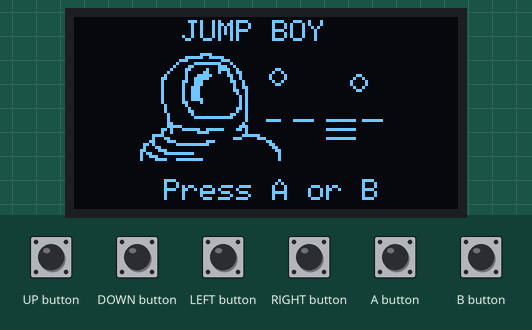
Simulated run of this sketch. Board: Arduboy, built with avr-gcc and run on an emulated ATmega32U4. Shown: 128×64 one-colour display. The test bench sets the inputs (shaded band). Random numbers use the default seed unless the sketch sets one.

Above: at 0.9 s.
1.0 s: A button pressed for 0.15 s
At 2.3 s:
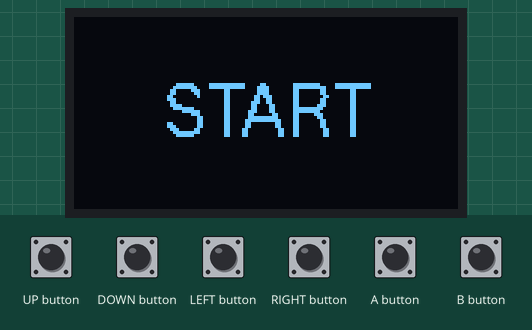
4.1 s: LEFT button pressed for 0.15 s
At 4.46 s:
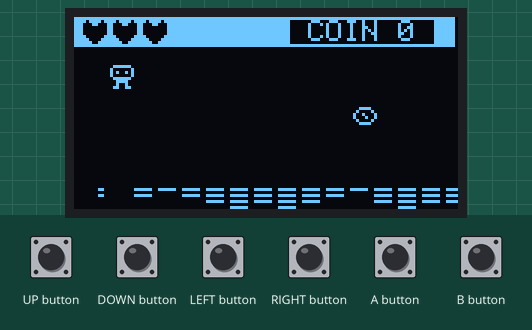
4.8 s: RIGHT button pressed for 0.15 s
At 5.09 s:
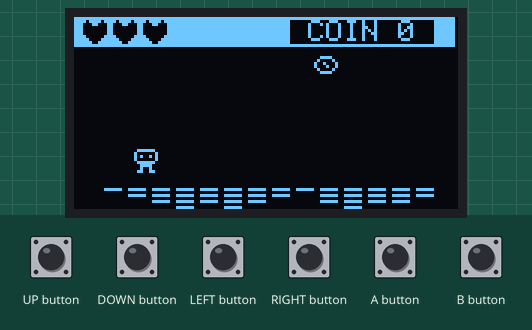
5.5 s: LEFT button pressed for 1 s
At 5.72 s:
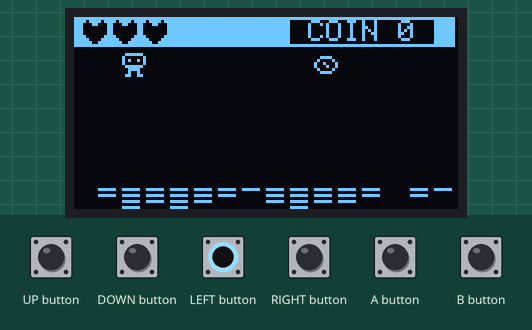
7.1 s: RIGHT button pressed for 0.15 s
At 7.3 s:
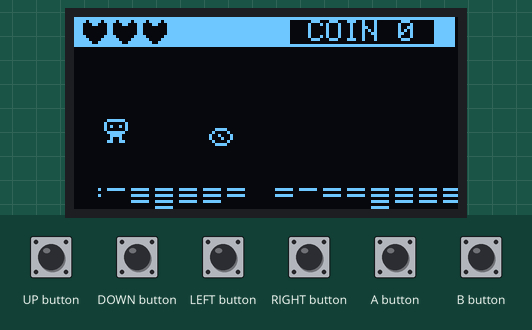
7.8 s: RIGHT button pressed for 1 s
At 10.45 s:
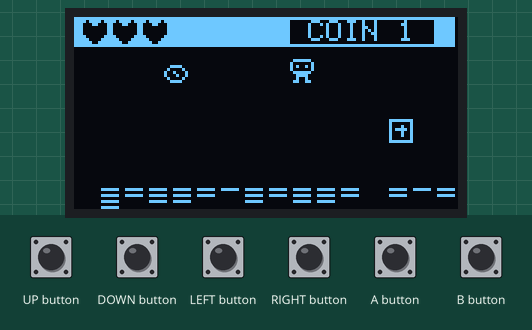
Timing chart, 0 to 11.9 s (numbered marks = the images above; inputs shaded):
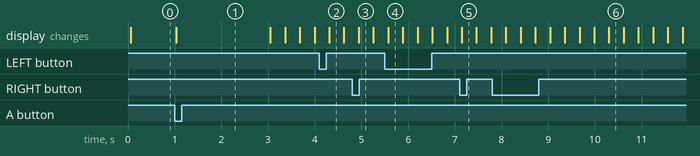

The sketch:

JumpBoy.ino
```cpp
// (licence header left out)
#include <Arduboy2.h>
#include <ArduboyTones.h>

#include "Bitmaps.h"

#define NOTE_A1  110  //spring
#define NOTE_C2  131  //miss spring item(-)
#define NOTE_G2  196
#define NOTE_C3  262  // add coins item
#define NOTE_G3  392  //coin
#define NOTE_C4  523  //heart item,spring item(+),flag item


#define MODE_TITLE  1
#define MODE_START  2
#define MODE_RUNNING  3
#define MODE_GAMECLEAR  4
#define MODE_GAMEOVER  5

Arduboy2 arduboy;
ArduboyTones sound(arduboy.audio.enabled);

uint8_t       pMode = MODE_TITLE;

unsigned long lTime;
const byte    FPS = 1000 / 30;

unsigned long pWait = 0;
bool          pWaitFlg = false;

uint8_t  gray = 0;
float    frame = 0;
float    animSpeed = 0.2;
uint8_t  totalFrames = 4;

int      pX = 20;
int      pY = 0;
float  pSpeed = 0;
float  pASpeed = 2;
float  savepASpeed = 2;

int      prevPX = 20;
int      prevPY = 0;
int      pDir = 270;

int      pYY = 1;

uint8_t  pDirectionY = 1;
uint8_t  pSpeedYInit = 1;
uint8_t  pSpeedY = pSpeedYInit;

uint8_t  boundY = 10;
uint8_t  boundH = 10;

const uint8_t MAXSPD = 4;
const uint8_t MAXLIVES = 12;

uint8_t  lives = 3;
uint8_t  level = 1;

int stage = 1;
int record = 0;

int concurrent_coin_max = 1;

/*-------------------------------
    levelStart
  ------------------------------*/
void levelStart(int lvl)
{
  stage = 1;
  pASpeed = 2;
  savepASpeed = 2;

  arduboy.clear();

  if (lvl == 1) {
    stage = 1;
    lives = 3;
    initSpeedScroll();
    arduboy.drawSlowXYBitmap(17, 10, bStart, 96, 48, 1);
  }

  arduboy.display();

  delay(2000);

  initSpring();

  initCoin(concurrent_coin_max,false);

  initPowerUp();

  level = lvl;
  pY = 24;

  pMode = MODE_RUNNING;
}


/*-------------------------------
    miss
  ------------------------------*/
void miss()
{
  pSpeed = 0;
  sound.tone(NOTE_C2, 160);
  initPowerUp();
  lives--;
  if (lives <= 0) {
    delay(3000);
    pMode = MODE_TITLE;
  }
}


/*-------------------------------
    stageClear
  ------------------------------*/
void stageClear()
{
  record = stage;

//  pASpeed++;
  pASpeed+=0.5;
  speedupScroll();

  if (pASpeed > 4) {
    pASpeed = 2;
  }

  savepASpeed = pASpeed;
  stage++;

  initSpring();
  initCoin(concurrent_coin_max,false);

  arduboy.clear();
  arduboy.drawSlowXYBitmap(17, 10, bClear, 96, 48, 1);
  arduboy.display();

  delay(2000);
}


/*--------------------------
     Draw Header
  -------------------------*/
void drawHeader()
{
  arduboy.fillRect(0, 0, 127, 10, 1);
  for (int i = 0; i < lives; i++) {
    arduboy.drawBitmap(3 + (i * 10) , 1 , bHeart, 8, 8, 0);
  }
  arduboy.setCursor(72, 1);
  arduboy.write(' ');
  arduboy.write('C');
  arduboy.write('O');
  arduboy.write('I');
  arduboy.write('N');
  arduboy.write(' ');
  arduboy.print(getCoinQty());
  arduboy.write(' ');
}


/*-------------------------
    Draw Player
  ------------------------ */
void drawPlayer()
{
    bool is_miss = false;
    if (pY >= 46) {
      collisionSpring(is_miss);

      if (!is_miss) {
        pDir = 270;
        pYY = -1 * pASpeed;
      } else {
        //Serial.println("miss...");
        pY = 12;

        // check gameover
        miss();

        pWait = millis() + 1000 * 3;
        savepASpeed = pASpeed;
        pASpeed = 0;
        pWaitFlg = true;

        //Serial.println(pWait);
        return;
      }
    }
    if (pY <= 12) {
      pDir == 90;
      pYY = 1 * pASpeed;
    }
    pY += pYY;

  arduboy.drawSlowXYBitmap(pX , pY, bMan, 8, 8, 1);
}


/*-------------------------
    displayTitle
  ------------------------ */
void displayTitle()
{
  int flash = 0;

  while (true) {
    delay( 30 );
    arduboy.clear();

    arduboy.setCursor(36, 1);
    arduboy.print("JUMP BOY");

    arduboy.drawSlowXYBitmap(14, 12, bTitle, 104, 36, 1);

    flash++;
    flash %= 50;

    if (record > 0) {
      arduboy.setCursor(30, 44);
      arduboy.print(" record: ");
      arduboy.print(record);
      arduboy.print(" ");
    }

    if (flash < 25) {
      arduboy.setCursor(30, 54);
      arduboy.print("Press A or B");
    }

    arduboy.display();

    if (arduboy.pressed(A_BUTTON) || arduboy.pressed(B_BUTTON)) {
      pMode = MODE_START;
      break;
    }
  }
}


/*-------------------------
    setup
  ------------------------ */
void setup()
{
  //Serial.print("Entering Setup");
  arduboy.begin();
  arduboy.audio.on();

  displayTitle();
  lTime = millis();
  arduboy.initRandomSeed();
}


/*-------------------------
    LOOP
  ------------------------ */
void loop()
{
  if (pMode == MODE_TITLE) {
    displayTitle();
    return;
  }

  if (pMode == MODE_START) {
    levelStart(1);
    return;
  }

  if (pWaitFlg) {
    if (millis() > pWait) {
      //Serial.println("wait brake....");
      pWaitFlg = false;
      return;
    } else {
      //Serial.print("waiting....\n");
      //Serial.println(millis());
      return;
    }
  }

  //Serial.print("Loop");

  if (millis() > lTime + FPS) {
    if (pSpeed == 0) {
      frame = 0;
    }

    prevPX = pX;
    prevPY = pY;
    pSpeed = 0;

    if (pASpeed == 0) {
      if (arduboy.buttonsState()) {
        pASpeed = 1;
        pSpeed = pASpeed;
      }
    } else {
      if (arduboy.pressed(UP_BUTTON)) {
        pDir = 90;
        pASpeed = savepASpeed;
        pSpeed = pASpeed;
      } else if (arduboy.pressed(DOWN_BUTTON)) {
        pDir = 270;
        pASpeed = savepASpeed;
        pSpeed = pASpeed;
      } else if (arduboy.pressed(LEFT_BUTTON)) {
        pDir = 180;
        pASpeed = savepASpeed;
        pSpeed = pASpeed;
      } else if (arduboy.pressed(RIGHT_BUTTON)) {
        pDir = 0;
        pASpeed = savepASpeed;
        pSpeed = pASpeed;
      }
    }

    if (pSpeed > 0) {
      switch (pDir) {
        case 180:
          pX -= pSpeed;
          break;
        case 0:
          pX += pSpeed;
          break;
      }
    }

    if (pY > 56 - boundH) {
      pY = 56 - boundH;
    }

    if (pY < boundY) {
      pY = boundY;
    }

    if (pX > 120) {
      pX = 120;
    }

    if (pX < 8) {
      pX = 8;
    }


    if ( prevPX != pX || prevPY != pY ) {
      frame += animSpeed * pASpeed;
    }
    if (frame > 4) {
      frame = 0;
    }

    movePowerUp();
    moveCoin();
    moveSpring();

    arduboy.clear();
    lTime = millis();

    drawHeader();
    drawSpring();

    drawPlayer();
    drawPowerUp();
    drawCoin();

    /*----------------------------
        Drawing - Display
      ---------------------------*/
    arduboy.display();
  }
}
```

Coins.ino
```cpp
/*----------------------
    Coins:
  --------------------- */
const uint8_t CONCURRENT_COIN_MAX = 10;

struct Coin
{
  uint8_t spCount = 0;
  uint8_t qty = 0;
  uint8_t norma = 20;
  uint8_t concurrent_coin_max = CONCURRENT_COIN_MAX;
  bool is_puzzle = false;
  bool is_puzzle_prepare = false;
} coin;


struct Coins
{
  float x = 64;
  float y = 16;
  bool active = false;
  uint8_t spCount = 0;
};
Coins coins[CONCURRENT_COIN_MAX];


void initCoin(int concurrent_coin_max,bool is_puzzle)
{
  coin.spCount = 0;
  coin.qty = 0;

  coin.is_puzzle = is_puzzle;
  coin.is_puzzle_prepare = false;

  coin.norma = (coin.is_puzzle) ? concurrent_coin_max : 20;
  coin.concurrent_coin_max = (concurrent_coin_max > CONCURRENT_COIN_MAX ) ? CONCURRENT_COIN_MAX : concurrent_coin_max;

  for (int i = 0; i < CONCURRENT_COIN_MAX; i++) {
    coins[i].active = false;
  }
}


void updateCurrentCoinMax(int concurrent_coin_max)
{
  coin.concurrent_coin_max = (concurrent_coin_max > CONCURRENT_COIN_MAX ) ? CONCURRENT_COIN_MAX : concurrent_coin_max;
}


void resetSpCount()
{
  coin.spCount = 0;
}

void moveCoin()
{

  if (coin.is_puzzle && !coin.is_puzzle_prepare) {
    coin.is_puzzle_prepare = true;
    _createCoins();
  } else {


//アイテムの有効期限チェック
    coin.spCount++;
    if (coin.spCount == 200)
    {
      coin.spCount = 0;
      updateCurrentCoinMax(1);
    }


      _createCoins();
  }

  _checkCoinsLife();
  _collisionCoins();
}


boolean _checkPlayerPosition(int x,int y)
{
  if (pX - 8 * 2 < x && x < pX + 8 * 3 &&
      pY - 8 * 2 < y && y < pY + 8 * 3 ) {
    return false;
  }
  return true;
}


void _createCoins()
{
  for (int i = 0; i < coin.concurrent_coin_max; i++) {
    if (coins[i].active == false) {

      if (coin.is_puzzle) {
        // 高さは同じで横に等間隔にコインを配置
        coins[i].x = 10 + i * 10;
        coins[i].y = 10 + 30;
      }

      int x = 10 + random(110);
      int y = 10 + random(34);
      if (_checkPlayerPosition(x,y)) {
        coins[i].x = x;
        coins[i].y = y;
        coins[i].spCount = 40 + random(80);
//        coins[i].spCount = 50;
        coins[i].active = true;
      }
    }
  }
}


void _checkCoinsLife()
{
  for (int i = 0; i < coin.concurrent_coin_max; i++) {
    coins[i].spCount--;
    if (coins[i].spCount <= 0) {
      coins[i].active = false;
    }
  }
}


void _collisionCoins()
{
  for (int i = 0; i < coin.concurrent_coin_max; i++) {
    if (coins[i].active) {
      if (coins[i].x < pX + 8 &&
          coins[i].x + 8 > pX &&
          coins[i].y < pY + 8 &&
          8 + coins[i].y > pY)
      {
        sound.tone(NOTE_G3, 80);
        coin.qty++;
        coins[i].active = false;
        if (coin.qty >= coin.norma) {
          stageClear();
          return;
        }
      }
    }
  }
}


uint8_t getCoinQty()
{
  return coin.qty;
}


void drawCoin()
{
  for (int i = 0; i < coin.concurrent_coin_max; i++) {
    if (coins[i].active) {
      arduboy.drawBitmap(coins[i].x, coins[i].y, bCoin, 8, 8, 1);
    }
  }
}
```

PowerUps.ino
```cpp
/*----------------------
    PowerUps
  --------------------- */

struct PowerUps
{
  float x = 128;
  float y = 32;
  uint8_t type = 0;
  bool active = false;
  float xspd = 0;
  float yspd = 0;
  uint8_t spCount = 0;
} powerup;


void initPowerUp() {
  powerup.spCount = 0;
  powerup.active = false;
}


void createPowerUp(uint8_t type)
{
  powerup.xspd = 1;
  powerup.yspd = 1.5;

  powerup.x = 10 + random(110);
  powerup.y = 10 + random(34);

  //
  if (pX - 8 < powerup.x && powerup.x < pX + 16) {
    return;
  }

  powerup.type = type;
  powerup.active = true;
}

void movePowerUp()
{
  powerup.spCount++;

  if (powerup.spCount == 50) {
    powerup.active = false;
  }

  if (powerup.spCount == 200) {
    powerup.spCount = 0;

    uint8_t r = random(100);
    uint8_t item[] = {5, 20, 30, 45, 50};
    for (int i = 0;i < 5;i++) {
      if (r <= item[i]) {
        createPowerUp(i);
        break;
      }
    }
  }

  collisionPowerUp();
}


void collisionPowerUp()
{
  if (powerup.active) {
    if (powerup.x < pX + 8 &&
        powerup.x + 8 > pX &&
        powerup.y < pY + 8 &&
        8 + powerup.y > pY)
    {
      if (powerup.type == 0) // heart
      {
        sound.tone(NOTE_C4, 80);
        lives++;
        powerup.active = false;
        powerup.x = 128;
      }
      if (powerup.type == 1) // spring=+1
      {
        setAddSpring();
        sound.tone(NOTE_C4, 80);
        powerup.active = false;
      }
      if (powerup.type == 2) // spring=-1
      {
        // setAllOneSpring();
        // setOddSpring();
        setDelSpring();
        sound.tone(NOTE_C2, 80);
        powerup.active = false;
      }

      if (powerup.type == 3) // coin add item
      {
        resetSpCount();
        updateCurrentCoinMax(3);
        sound.tone(NOTE_C3, 80);
        powerup.active = false;
      }

      if (powerup.type == 4) // flag item
      {
        setAddMaxSpring();
        sound.tone(NOTE_C4, 80);
        powerup.active = false;
      }
    }
  }
}
/*------------------
    Draw Power Up
  ----------------- */
void drawPowerUp()
{
  if (powerup.active) {
    if (powerup.type == 0) {
      arduboy.drawBitmap(powerup.x, powerup.y, bHeart, 8, 8, 1);
    }
    if (powerup.type == 1) {
      arduboy.drawSlowXYBitmap(powerup.x, powerup.y, bItemPlus, 8, 8, 1);
    }
    if (powerup.type == 2) {
      arduboy.drawSlowXYBitmap(powerup.x, powerup.y, bItemMinus, 8, 8, 1);
    }
    if (powerup.type == 3) {
      arduboy.drawSlowXYBitmap(powerup.x, powerup.y, bItemAddCoins, 8, 8, 1);
    }
    if (powerup.type == 4) {
      arduboy.drawSlowXYBitmap(powerup.x, powerup.y, bItemFlag, 8, 8, 1);
    }
  }
}
```

Spring.ino
```cpp
/*----------------------
    spring:
  --------------------- */
uint8_t pSprings[]   = {1, 2, 3, 4, 3, 4, 3, 2, 1, 2, 1, 2, 3, 3, 4, 3};
uint8_t pSprings_1[] = {1, 2, 3, 4, 3, 4, 3, 2, 1, 2, 1, 2, 3, 3, 4, 3};
int16_t pScroll = 128;
int16_t pScrollSpeed = 1;

/*-----------------------
    initSpring
  ----------------------*/
//TODO:引数でN面を対応する
void initSpring() {
  for (int i = 0; i < 16; i++) {
    pSprings[i] = pSprings_1[i];
  }
}

/*-----------------------
    setAllOneSpring
  ----------------------*/
void setAllOneSpring() {
  for (int i = 0; i < 16; i++) {
    pSprings[i] = 1;
  }
}

/*-----------------------
    setAddSpring
  ----------------------*/
void setAddSpring() {
  for (int i = 0; i < 16; i++) {
    if (pSprings[i] < 4) {
      pSprings[i] += 1;
    }
  }
}

/*-----------------------
    setAddMaxSpring
  ----------------------*/
void setAddMaxSpring() {
  for (int i = 0; i < 16; i++) {
    pSprings[i] = 4;
  }
}


/*-----------------------
    setDelSpring
  ----------------------*/
void setDelSpring() {
  for (int i = 0; i < 16; i++) {
    if (pSprings[i] > 0) {
      pSprings[i] -= 1;
    }
  }
}


/*-----------------------
    setAllOneSpring
  ----------------------*/
void setOddSpring() {
  for (int i = 0; i < 16; i++) {
    if (i % 2 == 0) {
      pSprings[i] = 0;
    } else {
      pSprings[i] = 1;
    }
  }
}


/*-------------------------
    collisionSpring
  ------------------------ */
void collisionSpring(bool &is_miss)
{
  sound.tone(NOTE_A1, 80);

  is_miss = true;
  for (int i = 0; i < 16; i++)
  {
    //
    int16_t x = pScroll - (i * 8);
    if (x < 0) {
      x = 128 + x;
    }
    x+=4;
    if (pX - 4 <= x && x <= pX + 12 && pSprings[i] > 0) {
      pSprings[i] -= 1;
      is_miss = false;
      break;
    }
  }

  // 全部なくなったらリセット
  int s = 0;
  for (int i = 0; i < 16; i++) {
    s += pSprings[i];
  }
  if (s == 0) {
    initSpring();
  }
}

/*-----------------------
    moveSpring
  ----------------------*/
void moveSpring()
{
////  pScroll--;
  pScroll-=pScrollSpeed;
  if (pScroll < 0) {
    pScroll = 127;
  }
}

/*-----------------------
    initSpeedScroll
  ----------------------*/
void initSpeedScroll()
{
  pScrollSpeed = 1;
}

/*-----------------------
    speedupScroll
  ----------------------*/
void speedupScroll()
{
  pScrollSpeed++;
  if (pScrollSpeed > 5){
    pScrollSpeed = 1;
  }
}

/*-----------------------
    drawSpring
  ----------------------*/
void drawSpring()
{
  arduboy.fillRect(8, 56, 127, 64, 1);
  for (int i = 0; i < 16; i++)
  {
    //
    int16_t x = pScroll - (i * 8);
    if (x < 0) {
      x = 128 + x;
    }

    switch ( pSprings[i] )
    {
      case 0:
        arduboy.drawSlowXYBitmap(x, 56, bEmpty, 8, 8, 0);
        break;
      case 1:
        arduboy.drawSlowXYBitmap(x, 56, bSpring1, 8, 8, 0);
        break;
      case 2:
        arduboy.drawSlowXYBitmap(x, 56, bSpring2, 8, 8, 0);
        break;
      case 3:
        arduboy.drawSlowXYBitmap(x, 56, bSpring3, 8, 8, 0);
        break;
      case 4:
        arduboy.drawSlowXYBitmap(x, 56, bSpring4, 8, 8, 0);
        break;
      default:
        arduboy.drawSlowXYBitmap(x, 56, bEmpty, 8, 8, 0);
        break;
    }
  }
}
```

Source omitted: Bitmaps.h (data table, 11443 bytes)
